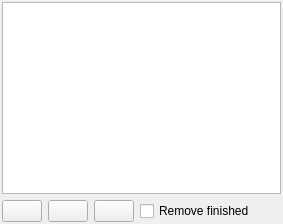
         <widget class="QWidget" name="tabDownloads">
          <attribute name="icon">
           <iconset resource="qmc2.qrc">
            <normaloff>:/data/img/download.png</normaloff>:/data/img/download.png</iconset>
          </attribute>
          <attribute name="title">
           <string>Do&amp;wnloads</string>
          </attribute>
          <layout class="QGridLayout" name="gridLayoutDownloads">
           <property name="margin">
            <number>2</number>
           </property>
           <item row="0" column="0" colspan="5">
            <widget class="QTreeWidget" name="treeWidgetDownloads">
             <property name="sizePolicy">
              <sizepolicy hsizetype="Ignored" vsizetype="Expanding">
               <horstretch>0</horstretch>
               <verstretch>0</verstretch>
              </sizepolicy>
             </property>
             <property name="toolTip">
              <string>List of active/inactive downloads</string>
             </property>
             <property name="statusTip">
              <string>List of active/inactive downloads</string>
             </property>
             <property name="editTriggers">
              <set>QAbstractItemView::NoEditTriggers</set>
             </property>
             <property name="selectionMode">
              <enum>QAbstractItemView::ExtendedSelection</enum>
             </property>
             <property name="rootIsDecorated">
              <bool>false</bool>
             </property>
             <property name="uniformRowHeights">
              <bool>true</bool>
             </property>
             <property name="allColumnsShowFocus">
              <bool>true</bool>
             </property>
             <property name="headerHidden">
              <bool>true</bool>
             </property>
             <attribute name="headerMinimumSectionSize">
              <number>0</number>
             </attribute>
             <column>
              <property name="text">
               <string>Status</string>
              </property>
             </column>
             <column>
              <property name="text">
               <string>Progress</string>
              </property>
             </column>
            </widget>
           </item>
           <item row="1" column="0">
            <widget class="QPushButton" name="pushButtonClearFinishedDownloads">
             <property name="sizePolicy">
              <sizepolicy hsizetype="Minimum" vsizetype="Minimum">
               <horstretch>0</horstretch>
               <verstretch>0</verstretch>
              </sizepolicy>
             </property>
             <property name="toolTip">
              <string>Clear finished / stopped downloads from list</string>
             </property>
             <property name="statusTip">
              <string>Clear finished / stopped downloads from list</string>
             </property>
             <property name="text">
              <string/>
             </property>
             <property name="icon">
              <iconset resource="qmc2.qrc">
               <normaloff>:/data/img/broom.png</normaloff>:/data/img/broom.png</iconset>
             </property>
            </widget>
           </item>
           <item row="1" column="1">
            <widget class="QPushButton" name="pushButtonReloadSelectedDownloads">
             <property name="sizePolicy">
              <sizepolicy hsizetype="Minimum" vsizetype="Minimum">
               <horstretch>0</horstretch>
               <verstretch>0</verstretch>
              </sizepolicy>
             </property>
             <property name="toolTip">
              <string>Reload selected downloads</string>
             </property>
             <property name="statusTip">
              <string>Reload selected downloads</string>
             </property>
             <property name="text">
              <string/>
             </property>
             <property name="icon">
              <iconset resource="qmc2.qrc">
               <normaloff>:/data/img/reload.png</normaloff>:/data/img/reload.png</iconset>
             </property>
            </widget>
           </item>
           <item row="1" column="2">
            <widget class="QPushButton" name="pushButtonStopSelectedDownloads">
             <property name="sizePolicy">
              <sizepolicy hsizetype="Minimum" vsizetype="Minimum">
               <horstretch>0</horstretch>
               <verstretch>0</verstretch>
              </sizepolicy>
             </property>
             <property name="toolTip">
              <string>Stop selected downloads</string>
             </property>
             <property name="statusTip">
              <string>Stop selected downloads</string>
             </property>
             <property name="text">
              <string/>
             </property>
             <property name="icon">
              <iconset resource="qmc2.qrc">
               <normaloff>:/data/img/stop_browser.png</normaloff>:/data/img/stop_browser.png</iconset>
             </property>
            </widget>
           </item>
           <item row="1" column="3">
            <widget class="QCheckBox" name="checkBoxRemoveFinishedDownloads">
             <property name="sizePolicy">
              <sizepolicy hsizetype="Expanding" vsizetype="Fixed">
               <horstretch>0</horstretch>
               <verstretch>0</verstretch>
              </sizepolicy>
             </property>
             <property name="toolTip">
              <string>Automatically remove successfully finished downloads from this list</string>
             </property>
             <property name="text">
              <string>Remove finished</string>
             </property>
            </widget>
           </item>
           <item row="1" column="4">
            <spacer name="horizontalSpacer">
             <property name="orientation">
              <enum>Qt::Horizontal</enum>
             </property>
             <property name="sizeHint" stdset="0">
              <size>
               <width>20</width>
               <height>20</height>
              </size>
             </property>
            </spacer>
           </item>
          </layout>
         </widget>
